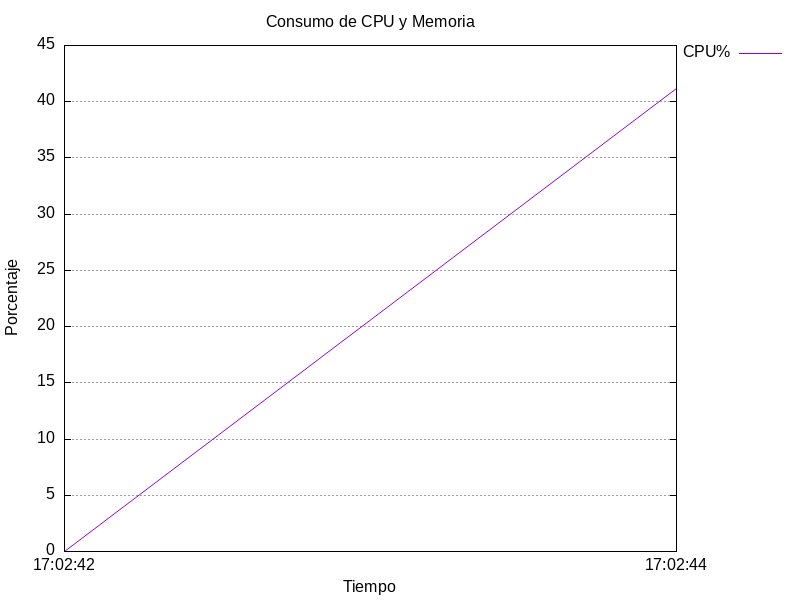

Generate this figure with gnuplot:
set terminal png size 800,600
set output 'grafico.png'
set title 'Consumo de CPU y Memoria'
set xlabel 'Tiempo'
set ylabel 'Porcentaje'
set grid
set key outside
set style data lines
set datafile separator comma
plot "monitor.log" using 2:xtic(1) with lines title 'CPU%', \
     "monitor.log" using 3 with lines title 'Mem%'
